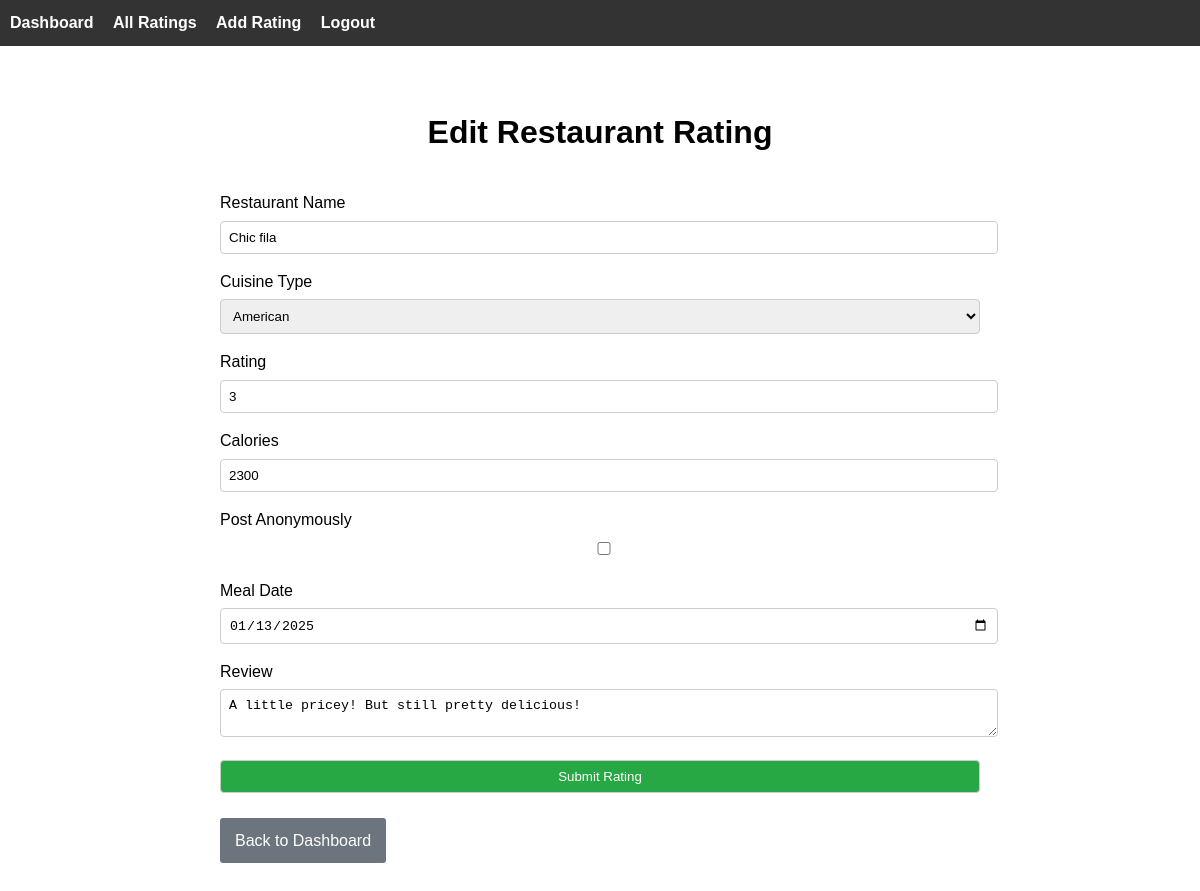
Screenshot of /edit_rating/2 with the database file from the repository.
### models.py (models this page shows)
class RestaurantRating(db.Model):
    id = db.Column(db.Integer, primary_key=True)
    user_id = db.Column(db.Integer, db.ForeignKey('user.id'), nullable=False)  # foreign key to the user model
    restaurant_name = db.Column(db.String(100), nullable=False)
    rating = db.Column(db.Integer, nullable=False)
    cuisine_type = db.Column(db.String(50), nullable=False)
    meal_date = db.Column(db.Date, default=date.today)
    review = db.Column(db.Text, nullable=True)
    calories = db.Column(db.Integer, nullable=True)
    is_anonymous = db.Column(db.Boolean, default=False) #adding anomylity
    user = db.relationship('User', backref='ratings', lazy=True)  # relationship to the User model

### app.py (the view, shortened to what this page needs)
@app.route('/edit_rating/<int:rating_id>', methods=['GET', 'POST'])
def edit_rating(rating_id):
    rating = RestaurantRating.query.get_or_404(rating_id)
    form = RestaurantRatingForm(obj=rating)
    return render_template('edit_rating.html', form=form, rating_id = rating_id)

### forms.py
class RestaurantRatingForm(FlaskForm):
    restaurant_name = StringField('Restaurant Name', validators=[InputRequired()])
    cuisine_type = SelectField('Cuisine Type', choices=[
        ('American', 'American'),
        ('Italian', 'Italian'),
        ('Chinese', 'Chinese'),
        ('Mexican', 'Mexican'),
        ('Indian', 'Indian'),
        ('Other', 'Other')
    ], validators=[InputRequired()])
    rating = IntegerField('Rating', validators=[InputRequired(), NumberRange(min=1, max=5)])
    review = TextAreaField('Review', validators=[Optional()])
    calories = IntegerField('Calories', validators=[Optional()])
    is_anonymous = BooleanField('Post Anonymously', default=False)
    meal_date = DateField(
        'Meal Date',
        format='%Y-%m-%d',
        validators=[Optional()]
    )
    submit = SubmitField('Submit Rating')

### templates/edit_rating.html (shortened to what this page needs)
{% extends "base.html" %}
{% block content %}
<div class="content">
  <h1>Edit Restaurant Rating</h1>
  <form method="POST" action="{{ url_for('edit_rating', rating_id=rating_id) }}">
    <div class="form-group">
      {{ form.restaurant_name.label }}
      {{ form.restaurant_name }}
    </div>
    <div class="form-group">
      {{ form.cuisine_type.label }}
      {{ form.cuisine_type }}
    </div>
    <div class="form-group">
      {{ form.rating.label }}
      {{ form.rating(type="number", min="1", max="5", step="1") }}
    </div>
    <div class="form-group">
      {{ form.calories.label }}
      {{ form.calories(type="number", min="0") }}
    </div>
    <div class="form-group">
      {{ form.is_anonymous.label }}
      {{ form.is_anonymous }}
    </div>
    <div class="form-group">
      {{ form.meal_date.label }}
      {{ form.meal_date(type="date") }}
    </div>
    <div class="form-group">
      {{ form.review.label }}
      {{ form.review }}
    </div>
    <div class="form-group">
      {{ form.submit(class="btn btn-primary") }}
    </div>
  </form>
  <a href="{{ url_for('dashboard') }}" class="btn btn-secondary">Back to Dashboard</a>
</div>
{% endblock %}

### templates/base.html (style rules this page uses)
body { font-family: Arial, sans-serif; margin: 0; line-height: 1.6; }
.content { max-width: 800px; margin: 0 auto; padding: 20px; }
.form-group { margin-bottom: 15px; }
.form-group label { display: block; margin-bottom: 5px; }
.form-group input, .form-group select, .form-group textarea { width: 100%; padding: 8px; border: 1px solid #ccc; border-radius: 4px; }
.btn { display: inline-block; padding: 10px 15px; color: white; text-decoration: none; border: none; border-radius: 3px; cursor: pointer; }
.btn-primary { background-color: #28a745; }
.btn-secondary { background-color: #6c757d; margin-top: 10px; }
h1 { text-align: center; margin-bottom: 1em; }

### rows the page displays
RestaurantRating: restaurant_name "Chic fila", cuisine_type "American", rating "3", calories "2300", meal_date "01/13/2025", review "A little pricey! But still pretty delicious!"
